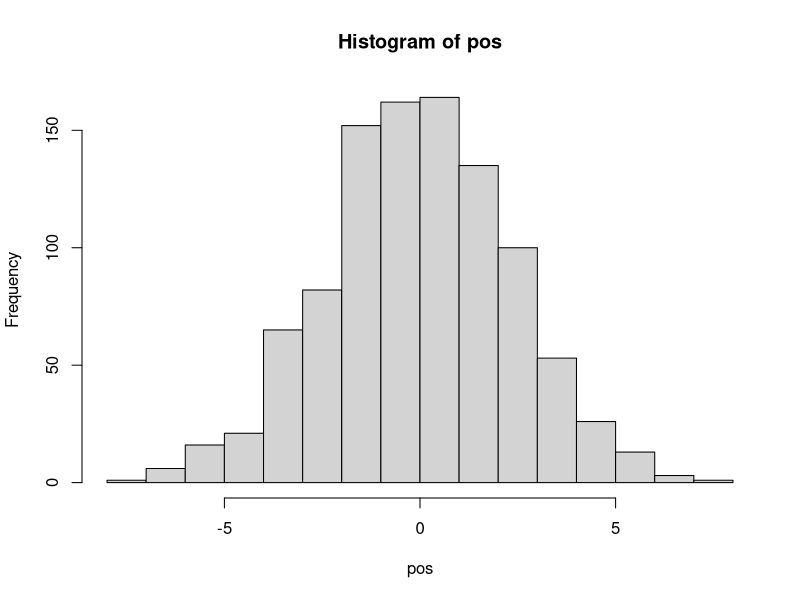
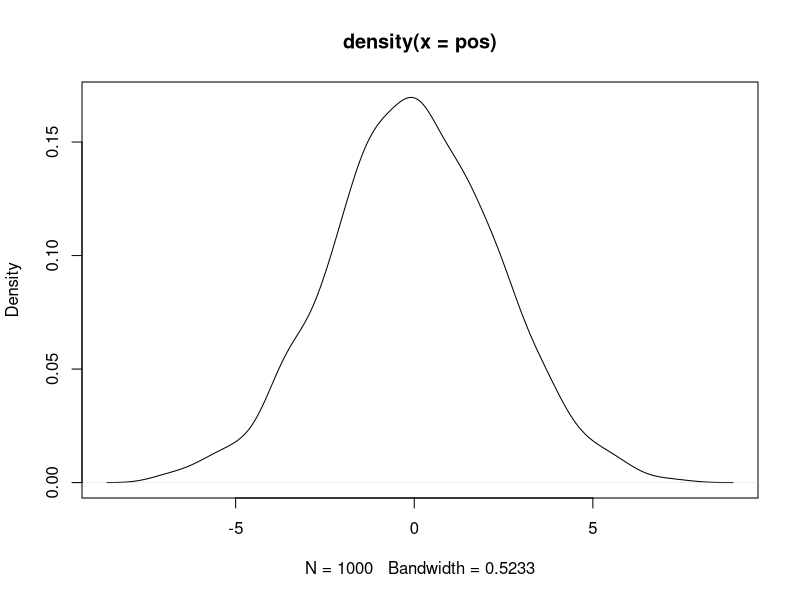

The R source for these figures, in order: (Note: this script raises an error after producing the figures.)
##############################################################################
# Chapter 4 code
##############################################################################

## R code 4.1 - 4.5
pos <- replicate(1000, sum(runif(16, -1, 1)))
hist(pos)
plot(density(pos))

prod(1 + runif(12, 0, 0.1))
growth <- replicate(10000, prod(1 + runif(12, 0, 0.1)))
dens(growth, norm.comp = TRUE)

big <- replicate(10000, prod(1 + runif(12, 0, 0.5)))
dens(big, norm.comp = TRUE)
small <- replicate(10000, prod(1 + runif(12, 0, 0.01)))
dens(small, norm.comp = TRUE)
log.big <- replicate(10000, log(prod(1 + runif(12, 0, 0.5))))
dens(log.big, norm.comp = TRUE)
